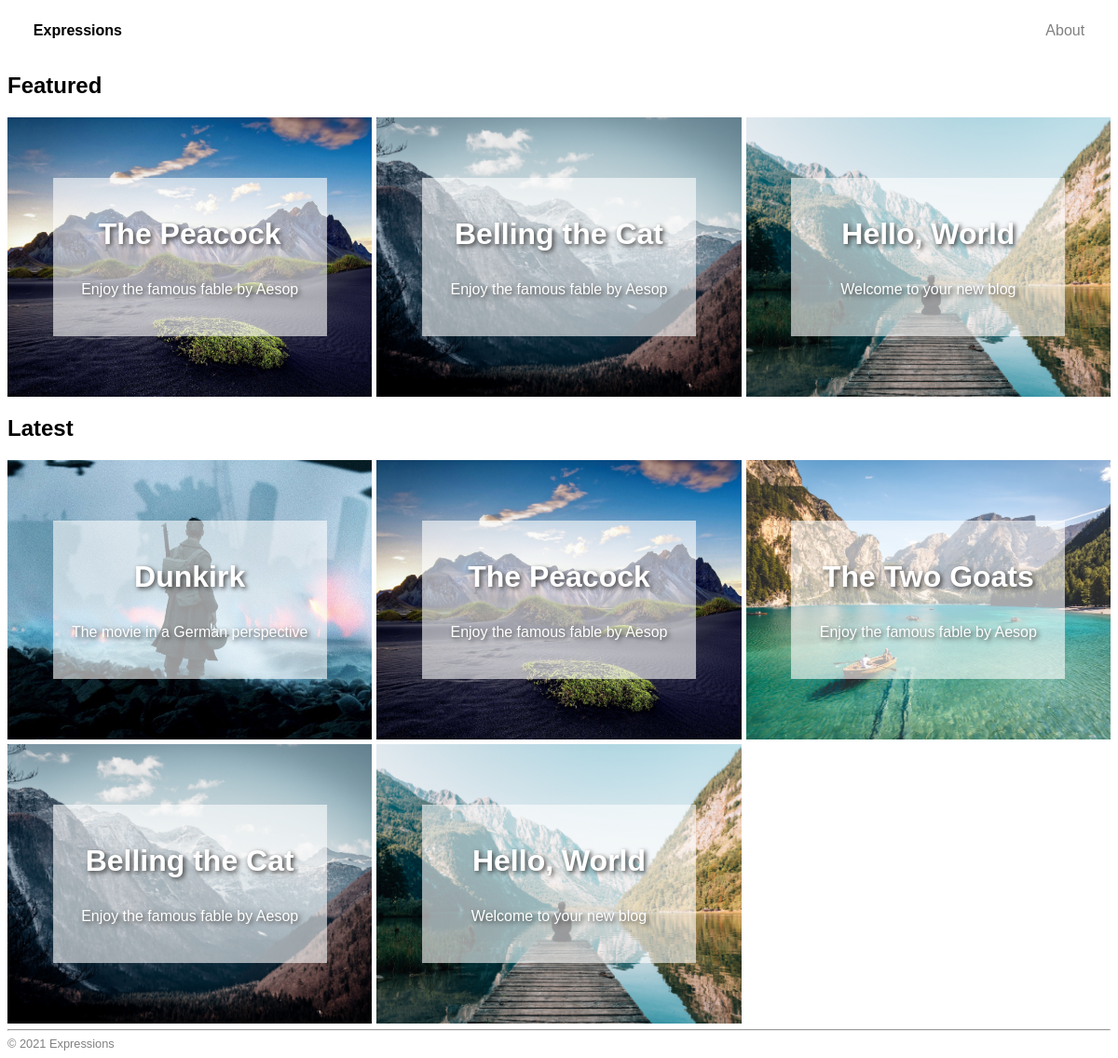
The page / on the database its author committed.
### blogcms/models.py (models this page shows, shortened)
class Post(models.Model):
    title = models.CharField(max_length=17) # Title of the blog post
    excerpt = models.CharField(max_length=50, null=True) # A short extract from the content
    content = models.TextField() # Body of the post
    menu_item = models.IntegerField(default=-1) # Position of post on the website menu (-1 means not in menu)
    status = models.BooleanField(default=False) # Whether the post is published or not
    featured = models.BooleanField(default=False) # Whether the post is featured or not
    page = models.BooleanField(default=False) # Whether the post is a page or not
    author = models.ForeignKey(User, on_delete=models.CASCADE)
    category = models.ForeignKey(Category, on_delete=models.CASCADE)
    published_on = models.DateTimeField() # when the post was published

class Image(models.Model):
    post = models.ForeignKey(Post, on_delete=models.CASCADE)
    cover = models.BooleanField(default=False)
    img = models.ImageField(upload_to='uploads/', null=False)
    caption = models.CharField(max_length=100, blank=True, default='')

### blogcms/views.py (the view)
# urls.py: path('', views.Index.as_view(), name='index'),
class Index(generic.ListView):
    template_name = 'blogcms/index.html'
    context_object_name = 'post_list'
    def get_queryset(self):
        return Post.objects.all().order_by('menu_item', '-published_on')

### blogcms/templates/blogcms/index.html (shortened to what this page needs)
<!DOCTYPE html>
<html lang="en">
<head>
    {% load static %}
    <link rel="stylesheet" href="{% static 'blogcms/style.css' %}">
</head>
<body>
    <header class="nav">
            <ul class="nav-item">
                <li class="nav-button">
                    <a href="{% url 'cms:index'%}">Expressions</a>
                </li>
                {% for post in post_list %}
                    {% if post.menu_item != -1 %}
                        <li class="nav-button">
                            <a href="{% url 'cms:post' post.id %}">{{ post.title }}</a>
                        </li>
                    {% endif %}
                {% endfor %}
            </ul>
    </header>
    {% if not post_list %}
        <div class="warning">
            <img src="{%  static 'blogcms/img/nopost.png' %}">
            </br>No Posts
        </div>
    {% else %}
        <h2>Featured</h2>
        <div class="post-list">
            {% for post in post_list %}
                {% if post.status and post.featured %}
                    <div class="list-item">
                        {% for image in post.image_set.all %}
                            {%  if image.cover %}
                                <div class="cover">
                                    <img src='{{ image.img.url }}'>
                                </div>
                            {% endif %}
                        {% endfor %}
                        <a href="{% url 'cms:post' post.id %}">
                            <div class="post">
                                <p class="title">{{ post.title }}</p>
                                <p class="excerpt">{{ post.excerpt }}</p>
                            </div>
                        </a>
                    </div>
                {% endif %}
            {% endfor %}
        </div>
        <h2>Latest</h2>
        <div class="post-list">
            {% for post in post_list %}
                {% if post.status %}
                    <div class="list-item">
                        {% for image in post.image_set.all %}
                            {%  if image.cover %}
                                <div class="cover">
                                    <img src='{{ image.img.url }}'>
                                </div>
                            {% endif %}
                        {% endfor %}
                        <a href="{% url 'cms:post' post.id %}">
                            <div class="post">
                                <p class="title">{{ post.title }}</p>
                                <p class="excerpt">{{ post.excerpt }}</p>
                            </div>
                        </a>
                    </div>
                {% endif %}
            {% endfor %}
        </div>
    {% endif %}
    <footer>
        <hr>
        &copy; {% now 'Y' %} Expressions
    </footer>
</body>
</html>

### blogcms/static/blogcms/style.css (style rules this page uses)
* { font-family: Arial, Helvetica, sans-serif; background-color: white; }
.post-list { display: grid; grid-template-columns: repeat(3, 1fr); grid-auto-rows: 300px 300px; grid-gap: 5px; overflow: hidden; }
.post-list a { text-decoration: none; }
.post-list .list-item { width: 100%; position: relative; overflow: hidden; }
.post-list .cover { width: 100%; height: 100%; }
.post-list .cover img { width: 100%; height: 100%; object-fit: cover; transition: 0.5s ease-in-out; }
.post-list .post { width: 70%; height: 50%; text-align: center; position: absolute; top: 50%; left: 50%; transform: translate(-50%, -50%); padding: 10px; background-color: #FFFFFF99; }
.post-list .post * { background-color: #00000000; color: white; text-shadow: 2px 2px 5px #3d3d3d; }
.post-list .post .title { font-size: 2rem; font-weight: bold; }
.nav { top: 0; width: 100%; background-color: #00000000; }
.nav-item { overflow: hidden; margin: 0 1%; padding: 0; }
.nav-button { display: table-cell; float: right; line-height: 50px; height: 50px; padding: 0 1rem; transition: color 0.3s linear, background-color 0.3s linear; background-color: #00000000; }
.nav-button a { text-decoration: none; background-color: #00000000; color: gray; }
.nav-button:first-child { font-weight: bold; float: left; }
.nav-button:first-child a { color: black; }
footer { color: gray; font-size: 0.8rem; }

### rows shown on the page
Post: title "About"
Post: title "The Peacock", excerpt "Enjoy the famous fable by Aesop"
Image: img (picture)
Post: title "Belling the Cat", excerpt "Enjoy the famous fable by Aesop"
Image: img (picture)
Post: title "Hello, World", excerpt "Welcome to your new blog"
Image: img (picture)
Post: title "Dunkirk", excerpt "The movie in a German perspective"
Image: img (picture)
Post: title "The Two Goats", excerpt "Enjoy the famous fable by Aesop"
Image: img (picture)
